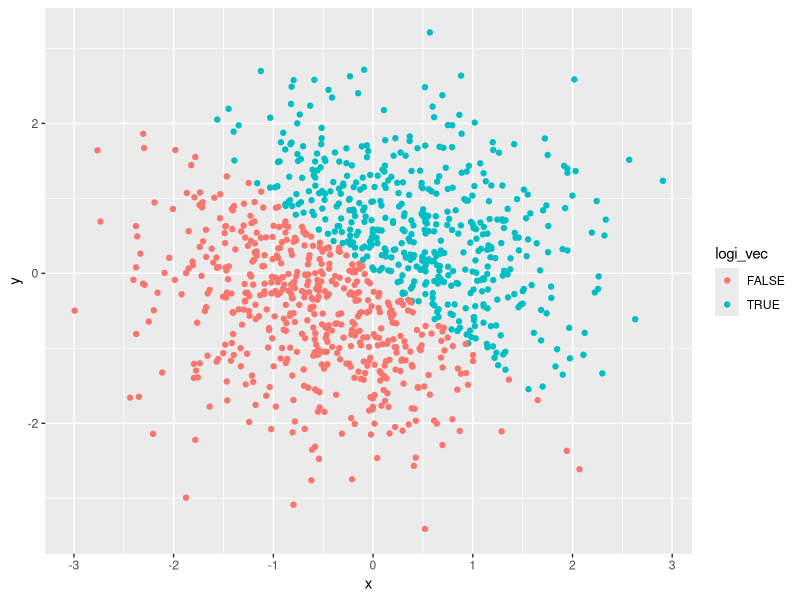
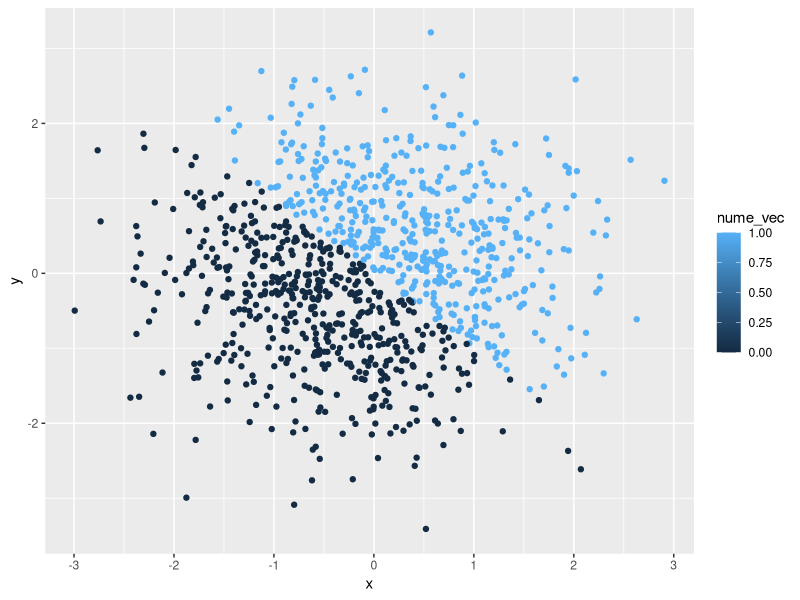
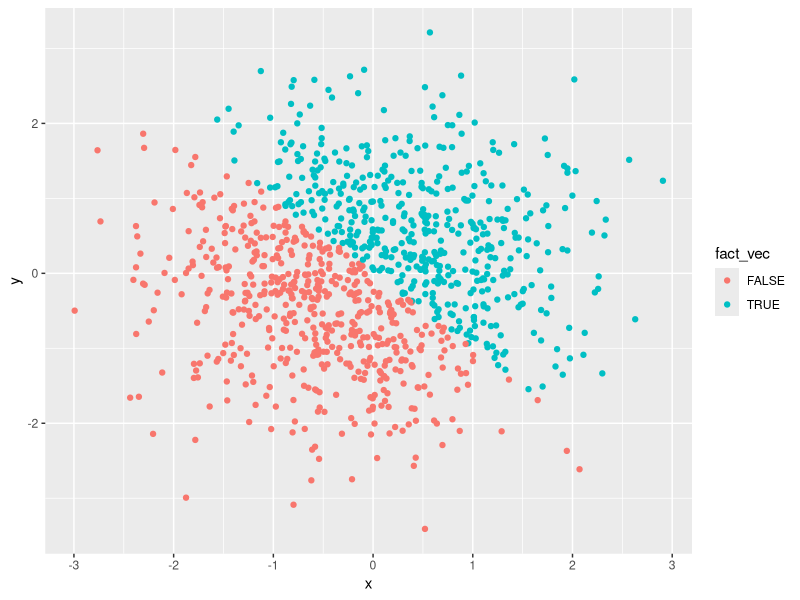
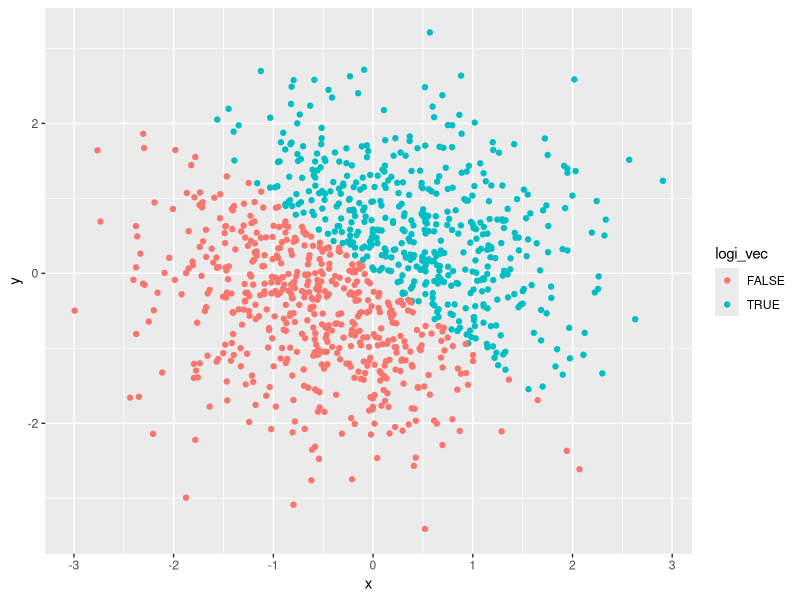

Generate these figures, in order, with R:
## ---- chunk 1
samp = runif(10, min=0, max=5)
samp
## ---- chunk 2
logi_vec = samp > 2
logi_vec
## ---- chunk 3
char_vec = c('hello', 'there', '!', 'this', 'is', 'a', 'length-10', 'character', 'vector', ':)')
char_vec
## ---- chunk 4
fact_vec = factor(c('hello', 'there', '!', 'this', 'is', 'a', 'length-10', 'factor', 'vector', ':)'))
fact_vec
## ---- chunk 5
mean(samp)
## ---- chunk 6
mean(logi_vec)
## ---- chunk 7
mean(char_vec)
## ---- chunk 8
mean(fact_vec)
## ---- chunk 9
new_fact_vec = as.factor(char_vec)
new_fact_vec
as.numeric(new_fact_vec)
## ---- chunk 10
new_char_vec = as.character(fact_vec)
new_char_vec
as.numeric(new_char_vec)
## ---- chunk 11
x = rnorm(1000)
## ---- chunk 12
y = rnorm(1000)
## ---- chunk 13
logi_vec = x + y > 0
## ---- chunk 14
nume_vec = as.numeric(logi_vec)
## ---- chunk 15
fact_vec = as.factor(logi_vec)
## ---- chunk 16
library(tidyverse)
plot_df = tibble(x = x, y = y)
ggplot(plot_df, aes(x = x, y = y, color = logi_vec)) + geom_point()
ggsave("scatter_plot.pdf", height = 4, width = 6)
## ---- chunk 17
library(tidyverse)
plot_df = tibble(x = x, y = y)
ggplot(plot_df, aes(x = x, y = y, color = nume_vec)) + geom_point()
## ---- chunk 18
library(tidyverse)
plot_df = tibble(x = x, y = y)
ggplot(plot_df, aes(x = x, y = y, color = fact_vec)) + geom_point()
